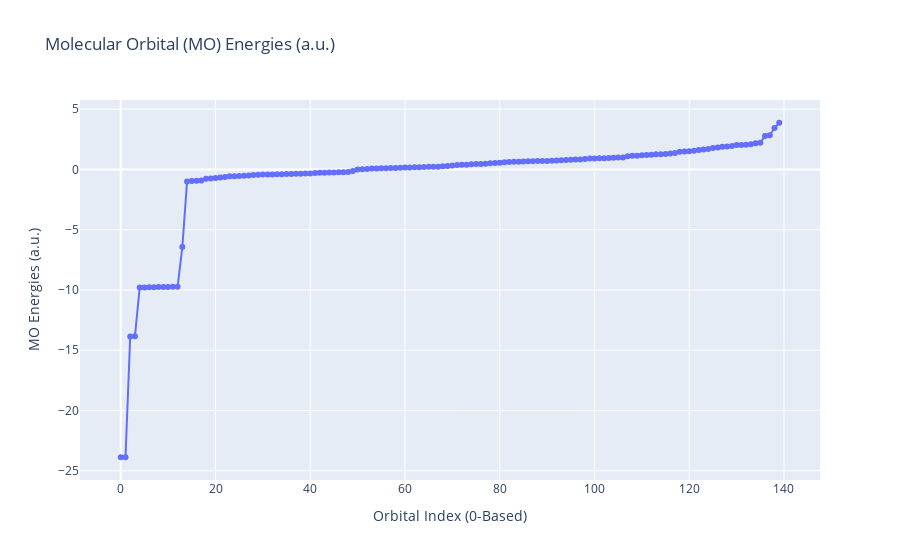

The code cell stored with this chart in its notebook:
### Markdown cell above
Tracé de la courbe des energies des MO

### Code cell
# Plot the MO Energies (i.e. eigenvalues of the Fock matrix)
fig = px.line(y=mf.mo_energy, markers=True, title="Molecular Orbital (MO) Energies (a.u.)")
fig.update_layout(xaxis_title="Orbital Index (0-Based)", yaxis_title="MO Energies (a.u.)")
fig.show()

### Figure 1 — Plotly figure (JSON) as saved in the notebook; plotly's stock layout.template omitted (floating-point values rounded to 4 significant figures; data arrays with more than 128 entries replaced by an {"elided": "..."} marker saying what was removed)
{"data": [{"hovertemplate": "x=%{x}<br>y=%{y}<extra></extra>", "legendgroup": "", "line": {"color": "#636efa", "dash": "solid"}, "marker": {"symbol": "circle"}, "mode": "lines+markers", "name": "", "orientation": "v", "showlegend": false, "type": "scatter", "x": {"elided": "140 int values"}, "xaxis": "x", "y": {"elided": "140 float values"}, "yaxis": "y"}], "layout": {"legend": {"tracegroupgap": 0}, "title": {"text": "Molecular Orbital (MO) Energies (a.u.)"}, "xaxis": {"anchor": "y", "domain": [0, 1], "title": {"text": "Orbital Index (0-Based)"}}, "yaxis": {"anchor": "x", "domain": [0, 1], "title": {"text": "MO Energies (a.u.)"}}}}
